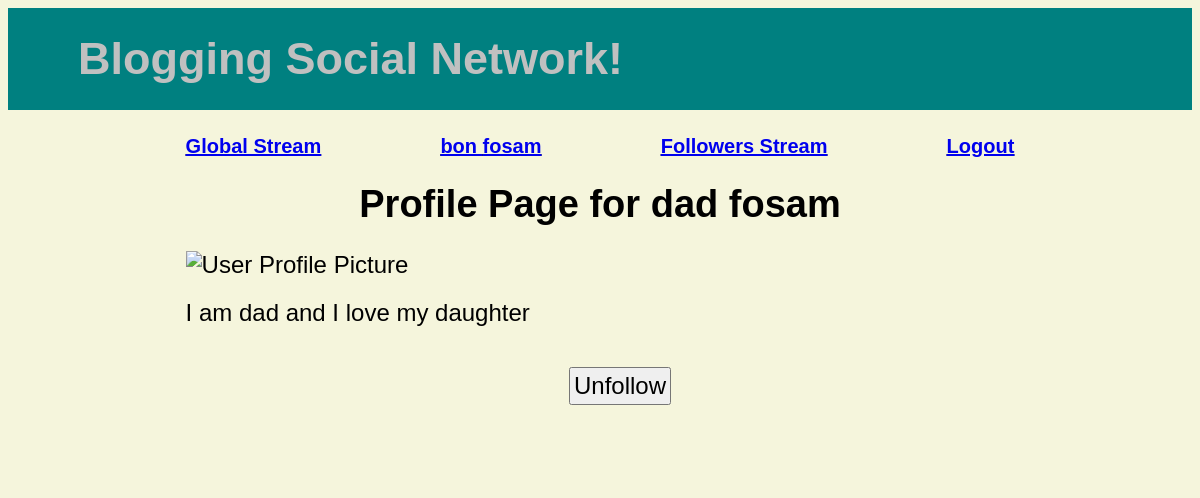
The page /socialnetwork/follower_page/2 (signed in) on the database its author committed.
### socialnetwork/models.py (models this page shows)
class Profile(models.Model): #one to one relationship with users, many to many relationship between users
    bio = models.CharField(max_length = 200)
    profile_pic = models.FileField(blank=True)
    user = models.OneToOneField(User, on_delete=models.PROTECT) #these are the followers on a profile i think
    content_type = models.CharField(blank=True, max_length=50)
    following = models.ManyToManyField(User, related_name='followers')
    def __str__(self):
        return f"Profile(id={self.id}, bio = {self.bio}, profile_pic={self.profile_pic}, user={self.user}, content_type={self.content_type}, following={self.following})"

### socialnetwork/views.py (the view)
# urls.py: path('follower_page/<int:user_id>', views.follower_page_action, name='follower_page'), #this shows the profile page of someone you're following
@login_required
def follower_page_action(request, user_id):
    print("other profile start")
    user = get_object_or_404(User, id=user_id)
    user_profile = get_object_or_404(Profile, user=user)
    print(user_profile)
    context = {'profile': user_profile}
    return render(request, 'socialnetwork/follower_page.html', context)

### socialnetwork/templates/socialnetwork/follower_page.html (shortened to what this page needs)
{% extends "socialnetwork/base.html" %}
{% load static %}
{% block content %}
    <div class = "id_register_link" id = "id_register_link">
        <a id = "id_nav_global_stream" href="{% url 'stream' %}">Global Stream</a>
        <a id = "id_nav_profile" href="{% url 'profile' %}">{{ user.first_name }} {{ user.last_name }}</a>
        <a id = "id_nav_follower_stream" href="{% url 'follower_stream' %}">Followers Stream</a>
        <a id = "id_nav_logout" href="{% url 'logout' %}">Logout</a>
    </div>
    <div class = "id_page_name" id = "id_page_name">Profile Page for {{ profile.user.first_name }} {{ profile.user.last_name }}</div>
    {% if profile.profile_pic %}
        <img id="id_user_picture" src="{% url 'photo' profile.user.id %}" alt="User Profile Picture" width="150">
    {% else %}
        <img id = "id_user_picture" src = "{% static 'socialnetwork/profile_pic.png' %}" alt = "user profile picture">
    {% endif %}
    <div id ="id_user_bio">
        {{ profile.bio }}
    </div>
    {% if profile.user in request.user.profile.following.all %}
        <form action ="{% url 'unfollow' profile.user.id %}" method = "POST">
            <button id="id_unfollow">Unfollow</button>
        </form>
    {% else %}
    <form action ="{% url 'follow' profile.user.id %}" method = "POST">
        <button id="id_follow">Follow</button>
        {% csrf_token %}
    </form>
    {% endif %}
{% endblock %}

### socialnetwork/static/socialnetwork/base.css (style rules this page uses)
.body { background-color: beige; }
.id_page_name { padding: 25px; text-align: center; font-weight: bold; font-size: 38px; }
.id_register_link, .id_login_link { text-align:right; font-weight:bold; font-size: 20px; text-decoration: underline; display: flex; justify-content: space-between; gap: 20px; }
form { display: flex; justify-content: center; width: 100%; margin: 20px auto; padding: 20px; font-size: x-large; }
button { font-size: x-large; padding: 3px; }
#id_user_picture { margin-bottom: 20px; width: 150px; height: auto; justify-content: center; }

### rows shown on the page
Profile: user.first_name "dad", user.last_name "fosam", bio "I am dad and I love my daughter"

### other values the page prints
{{ user.first_name }} "bon"
{{ user.last_name }} "fosam"
